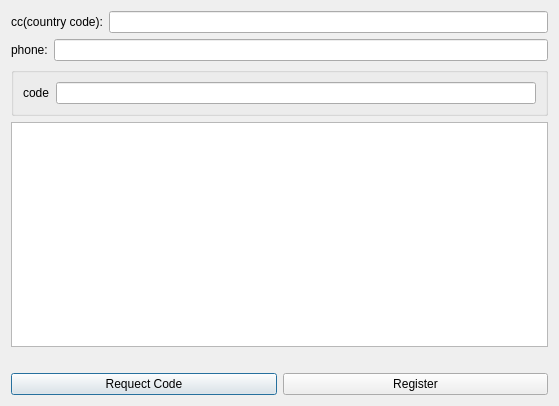
<?xml version="1.0" encoding="UTF-8"?>
<ui version="4.0">
 <class>RegisterDialog</class>
 <widget class="QDialog" name="RegisterDialog">
  <property name="geometry">
   <rect>
    <x>0</x>
    <y>0</y>
    <width>559</width>
    <height>406</height>
   </rect>
  </property>
  <property name="windowTitle">
   <string>Register</string>
  </property>
  <layout class="QVBoxLayout" name="verticalLayout_2">
   <item>
    <layout class="QHBoxLayout" name="horizontalLayout">
     <item>
      <widget class="QLabel" name="label">
       <property name="text">
        <string>cc(country code):</string>
       </property>
      </widget>
     </item>
     <item>
      <widget class="QLineEdit" name="cc"/>
     </item>
    </layout>
   </item>
   <item>
    <layout class="QHBoxLayout" name="horizontalLayout_2">
     <item>
      <widget class="QLabel" name="label_2">
       <property name="text">
        <string>phone:</string>
       </property>
      </widget>
     </item>
     <item>
      <widget class="QLineEdit" name="phone"/>
     </item>
    </layout>
   </item>
   <item>
    <widget class="QGroupBox" name="code_group">
     <layout class="QHBoxLayout" name="horizontalLayout_4">
      <item>
       <widget class="QLabel" name="label_3">
        <property name="text">
         <string>code</string>
        </property>
       </widget>
      </item>
      <item>
       <widget class="QLineEdit" name="code"/>
      </item>
     </layout>
    </widget>
   </item>
   <item>
    <widget class="QTextBrowser" name="output"/>
   </item>
   <item>
    <widget class="QLabel" name="tips">
     <property name="text">
      <string/>
     </property>
    </widget>
   </item>
   <item>
    <layout class="QHBoxLayout" name="horizontalLayout_3">
     <item>
      <widget class="QPushButton" name="coderequest">
       <property name="text">
        <string>Requect Code</string>
       </property>
      </widget>
     </item>
     <item>
      <widget class="QPushButton" name="register_2">
       <property name="text">
        <string>Register</string>
       </property>
      </widget>
     </item>
    </layout>
   </item>
  </layout>
 </widget>
 <resources/>
 <connections/>
</ui>
